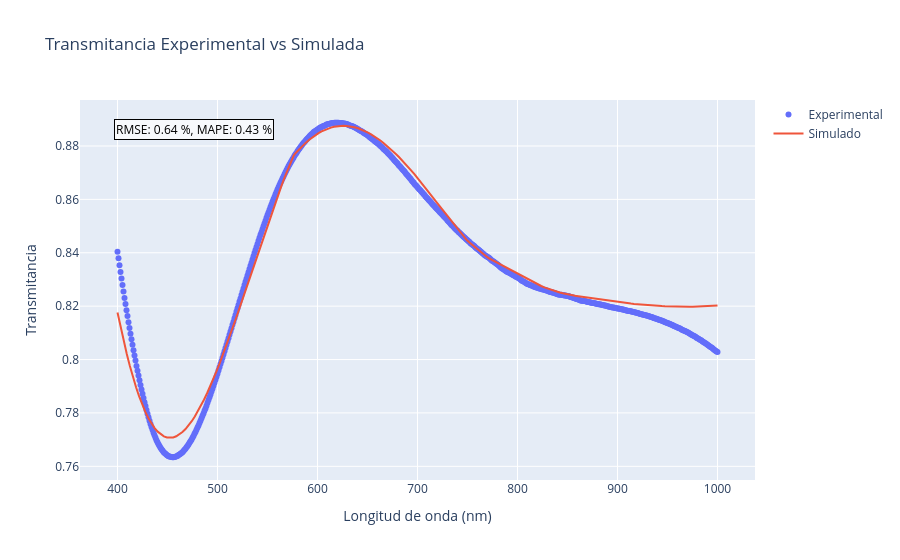
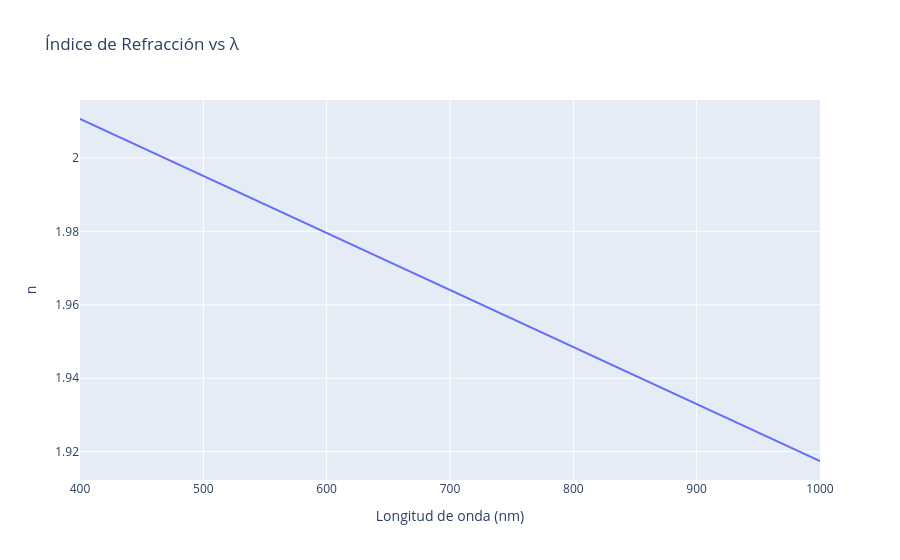
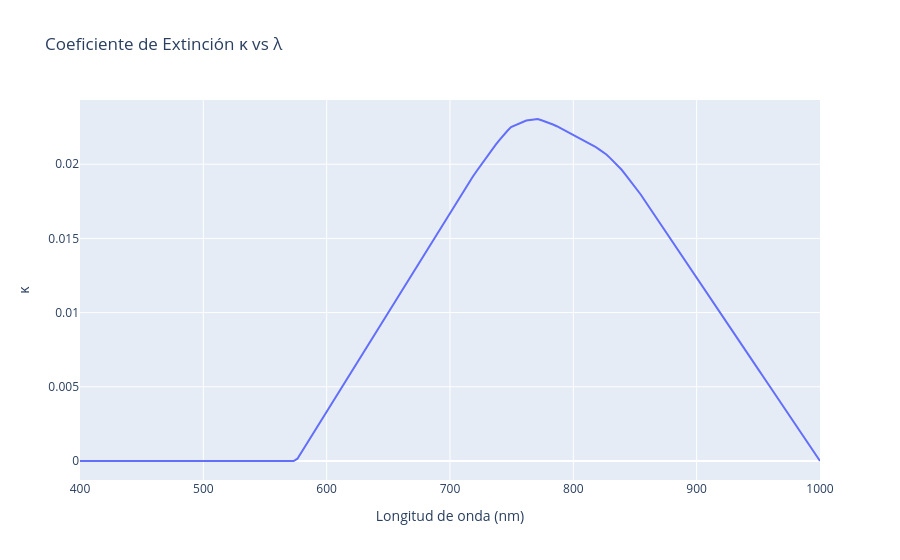
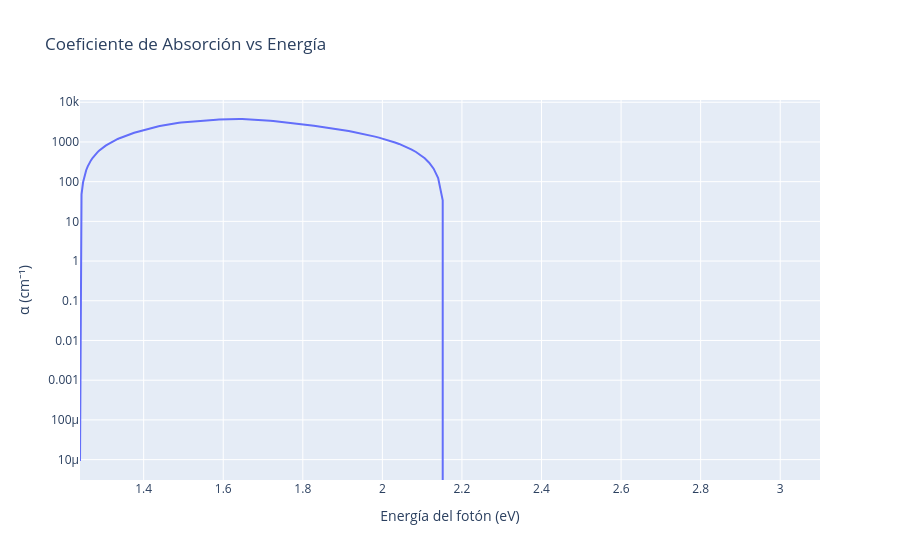

Write notebook code for charts like these, in order.
### Code cell
import numpy as np
import plotly.graph_objects as go
from scipy.interpolate import interp1d

# === Archivos ===
#filename_sim = "ITO_s70_400-1000_195.txt"
filename_sim = "ITO_s70_400-1000_F_4.txt"
filename_exp = "ITO_filtrado_400-1000.txt"

# === Detectar bloques de salida automáticamente ===
block1, block2 = [], []

with open(filename_sim, "r") as f:
    for line in f:
        try:
            vals = list(map(float, line.split()))
            if len(vals) == 3:       # λ, n, kappa
                block1.append(vals)
            elif len(vals) == 2:     # λ, T simulada
                block2.append(vals)
        except:
            continue

block1 = np.array(block1)
block2 = np.array(block2)

# === Extraer variables ===
lambda1, n, kappa = block1[:,0], block1[:,1], block1[:,2]
lambda2, T_sim = block2[:,0], block2[:,1]

# === Cargar datos experimentales ===
exp_data = np.loadtxt(filename_exp, skiprows=1)
lambda_exp, T_exp = exp_data[:,0], exp_data[:,1]

# === Interpolación de T_sim a puntos experimentales ===
interp_T = interp1d(lambda2, T_sim, kind='linear', fill_value="extrapolate")
T_sim_interp = interp_T(lambda_exp)

# === Calcular errores ===
rel_error = np.sqrt(np.mean((T_sim_interp - T_exp)**2)) / np.mean(T_exp)
percent_error_rmse = rel_error * 100
abs_percent_error = np.mean(np.abs(T_sim_interp - T_exp)/T_exp) * 100

print(f"Error relativo cuadrático promedio (RMSE): {percent_error_rmse:.2f} %")
print(f"Desviación porcentual promedio (MAPE): {abs_percent_error:.2f} %")

# === Calcular α vs Energía ===
h_c = 1240  # eV·nm
E = h_c / lambda1
alpha = 4 * np.pi * kappa / (lambda1 * 1e-7)  # cm^-1

# === Función para guardar solo HTML ===
def save_plot_html(fig, fname_base):
    fig.write_html(f"{fname_base}.html")
    fig.show()

# === 1. Transmitancia con errores en la gráfica ===
fig1 = go.Figure()
fig1.add_trace(go.Scatter(x=lambda_exp, y=T_exp, mode="markers", name="Experimental"))
fig1.add_trace(go.Scatter(x=lambda2, y=T_sim, mode="lines", name="Simulado"))
fig1.add_annotation(
    text=f"RMSE: {percent_error_rmse:.2f} %, MAPE: {abs_percent_error:.2f} %",
    xref="paper", yref="paper",
    x=0.05, y=0.95, showarrow=False,
    font=dict(size=12, color="black"),
    bgcolor="rgba(255,255,255,0.7)",
    bordercolor="black",
    borderwidth=1
)
fig1.update_layout(title="Transmitancia Experimental vs Simulada",
                   xaxis_title="Longitud de onda (nm)",
                   yaxis_title="Transmitancia")
save_plot_html(fig1, "T_exp_vs_sim")

# === 2. Índice de refracción n vs λ ===
fig2 = go.Figure()
fig2.add_trace(go.Scatter(x=lambda1, y=n, mode="lines", name="n"))
fig2.update_layout(title="Índice de Refracción vs λ",
                   xaxis_title="Longitud de onda (nm)",
                   yaxis_title="n")
save_plot_html(fig2, "n_vs_lambda")

# === 3. κ vs λ ===
fig3 = go.Figure()
fig3.add_trace(go.Scatter(x=lambda1, y=kappa, mode="lines", name="κ"))
fig3.update_layout(title="Coeficiente de Extinción κ vs λ",
                   xaxis_title="Longitud de onda (nm)",
                   yaxis_title="κ")
save_plot_html(fig3, "kappa_vs_lambda")

# === 4. Coeficiente de absorción α vs Energía ===
fig4 = go.Figure()
fig4.add_trace(go.Scatter(x=E, y=alpha, mode="lines", name="α"))
fig4.update_yaxes(type="log")
fig4.update_layout(title="Coeficiente de Absorción vs Energía",
                   xaxis_title="Energía del fotón (eV)",
                   yaxis_title="α (cm⁻¹)")
save_plot_html(fig4, "alpha_vs_energy")

print("Gráficas guardadas como HTML con errores incluidos")

### Figure 1 — Plotly figure (JSON) as saved in the notebook; plotly's stock layout.template omitted (floating-point values rounded to 4 significant figures; data arrays with more than 128 entries replaced by an {"elided": "..."} marker saying what was removed)
{"data": [{"mode": "markers", "name": "Experimental", "type": "scatter", "x": {"elided": "601 int values"}, "y": {"elided": "601 float values"}}, {"mode": "lines", "name": "Simulado", "type": "scatter", "x": {"elided": "195 float values"}, "y": {"elided": "195 float values"}}], "layout": {"annotations": [{"bgcolor": "rgba(255,255,255,0.7)", "bordercolor": "black", "borderwidth": 1, "font": {"color": "black", "size": 12}, "showarrow": false, "text": "RMSE: 0.64 %, MAPE: 0.43 %", "x": 0.05, "xref": "paper", "y": 0.95, "yref": "paper"}], "title": {"text": "Transmitancia Experimental vs Simulada"}, "xaxis": {"title": {"text": "Longitud de onda (nm)"}}, "yaxis": {"title": {"text": "Transmitancia"}}}}

### Figure 2 — Plotly figure (JSON) as saved in the notebook; plotly's stock layout.template omitted (floating-point values rounded to 4 significant figures; data arrays with more than 128 entries replaced by an {"elided": "..."} marker saying what was removed)
{"data": [{"mode": "lines", "name": "n", "type": "scatter", "x": {"elided": "195 float values"}, "y": {"elided": "195 float values"}}], "layout": {"title": {"text": "Índice de Refracción vs λ"}, "xaxis": {"title": {"text": "Longitud de onda (nm)"}}, "yaxis": {"title": {"text": "n"}}}}

### Figure 3 — Plotly figure (JSON) as saved in the notebook; plotly's stock layout.template omitted (floating-point values rounded to 4 significant figures; data arrays with more than 128 entries replaced by an {"elided": "..."} marker saying what was removed)
{"data": [{"mode": "lines", "name": "κ", "type": "scatter", "x": {"elided": "195 float values"}, "y": {"elided": "195 float values"}}], "layout": {"title": {"text": "Coeficiente de Extinción κ vs λ"}, "xaxis": {"title": {"text": "Longitud de onda (nm)"}}, "yaxis": {"title": {"text": "κ"}}}}

### Figure 4 — Plotly figure (JSON) as saved in the notebook; plotly's stock layout.template omitted (floating-point values rounded to 4 significant figures; data arrays with more than 128 entries replaced by an {"elided": "..."} marker saying what was removed)
{"data": [{"mode": "lines", "name": "α", "type": "scatter", "x": {"elided": "195 float values"}, "y": {"elided": "195 float values"}}], "layout": {"title": {"text": "Coeficiente de Absorción vs Energía"}, "xaxis": {"title": {"text": "Energía del fotón (eV)"}}, "yaxis": {"title": {"text": "α (cm⁻¹)"}, "type": "log"}}}
